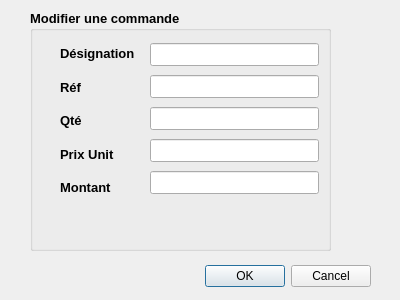
<?xml version="1.0" encoding="UTF-8"?>
<ui version="4.0">
 <class>UpdateProduit</class>
 <widget class="QDialog" name="UpdateProduit">
  <property name="geometry">
   <rect>
    <x>0</x>
    <y>0</y>
    <width>400</width>
    <height>300</height>
   </rect>
  </property>
  <property name="windowTitle">
   <string>Dialog</string>
  </property>
  <widget class="QDialogButtonBox" name="buttonBox">
   <property name="geometry">
    <rect>
     <x>30</x>
     <y>260</y>
     <width>341</width>
     <height>32</height>
    </rect>
   </property>
   <property name="orientation">
    <enum>Qt::Horizontal</enum>
   </property>
   <property name="standardButtons">
    <set>QDialogButtonBox::Cancel|QDialogButtonBox::Ok</set>
   </property>
  </widget>
  <widget class="QGroupBox" name="groupBox_3">
   <property name="geometry">
    <rect>
     <x>30</x>
     <y>10</y>
     <width>301</width>
     <height>241</height>
    </rect>
   </property>
   <property name="font">
    <font>
     <pointsize>10</pointsize>
     <weight>75</weight>
     <bold>true</bold>
    </font>
   </property>
   <property name="title">
    <string>Modifier une commande</string>
   </property>
   <widget class="QWidget" name="layoutWidget_6">
    <property name="geometry">
     <rect>
      <x>30</x>
      <y>30</y>
      <width>81</width>
      <height>161</height>
     </rect>
    </property>
    <layout class="QVBoxLayout" name="verticalLayout_6">
     <item>
      <widget class="QLabel" name="label_7">
       <property name="font">
        <font>
         <pointsize>10</pointsize>
         <weight>75</weight>
         <bold>true</bold>
        </font>
       </property>
       <property name="text">
        <string>Désignation</string>
       </property>
      </widget>
     </item>
     <item>
      <widget class="QLabel" name="label_15">
       <property name="font">
        <font>
         <pointsize>10</pointsize>
         <weight>75</weight>
         <bold>true</bold>
        </font>
       </property>
       <property name="text">
        <string>Réf</string>
       </property>
      </widget>
     </item>
     <item>
      <widget class="QLabel" name="label_11">
       <property name="font">
        <font>
         <pointsize>10</pointsize>
         <weight>75</weight>
         <bold>true</bold>
        </font>
       </property>
       <property name="text">
        <string>Qté</string>
       </property>
      </widget>
     </item>
     <item>
      <widget class="QLabel" name="label_3">
       <property name="font">
        <font>
         <pointsize>10</pointsize>
         <weight>75</weight>
         <bold>true</bold>
        </font>
       </property>
       <property name="text">
        <string>Prix Unit</string>
       </property>
      </widget>
     </item>
     <item>
      <widget class="QLabel" name="label_8">
       <property name="font">
        <font>
         <pointsize>10</pointsize>
         <weight>75</weight>
         <bold>true</bold>
        </font>
       </property>
       <property name="text">
        <string>Montant</string>
       </property>
      </widget>
     </item>
    </layout>
   </widget>
   <widget class="QWidget" name="layoutWidget_7">
    <property name="geometry">
     <rect>
      <x>120</x>
      <y>30</y>
      <width>169</width>
      <height>161</height>
     </rect>
    </property>
    <layout class="QVBoxLayout" name="verticalLayout_7">
     <item>
      <widget class="QLineEdit" name="lineEdit_des_up">
       <property name="maxLength">
        <number>12</number>
       </property>
      </widget>
     </item>
     <item>
      <widget class="QLineEdit" name="lineEdit_ref_up">
       <property name="maxLength">
        <number>9</number>
       </property>
       <property name="readOnly">
        <bool>true</bool>
       </property>
      </widget>
     </item>
     <item>
      <widget class="QLineEdit" name="lineEdit_qte_up">
       <property name="maxLength">
        <number>3</number>
       </property>
      </widget>
     </item>
     <item>
      <widget class="QLineEdit" name="lineEdit_pr_up">
       <property name="maxLength">
        <number>5</number>
       </property>
      </widget>
     </item>
     <item>
      <widget class="QLineEdit" name="lineEdit_montant_up">
       <property name="maxLength">
        <number>9</number>
       </property>
      </widget>
     </item>
    </layout>
   </widget>
  </widget>
 </widget>
 <resources/>
 <connections>
  <connection>
   <sender>buttonBox</sender>
   <signal>accepted()</signal>
   <receiver>UpdateProduit</receiver>
   <slot>accept()</slot>
   <hints>
    <hint type="sourcelabel">
     <x>248</x>
     <y>254</y>
    </hint>
    <hint type="destinationlabel">
     <x>157</x>
     <y>274</y>
    </hint>
   </hints>
  </connection>
  <connection>
   <sender>buttonBox</sender>
   <signal>rejected()</signal>
   <receiver>UpdateProduit</receiver>
   <slot>reject()</slot>
   <hints>
    <hint type="sourcelabel">
     <x>316</x>
     <y>260</y>
    </hint>
    <hint type="destinationlabel">
     <x>286</x>
     <y>274</y>
    </hint>
   </hints>
  </connection>
 </connections>
</ui>
